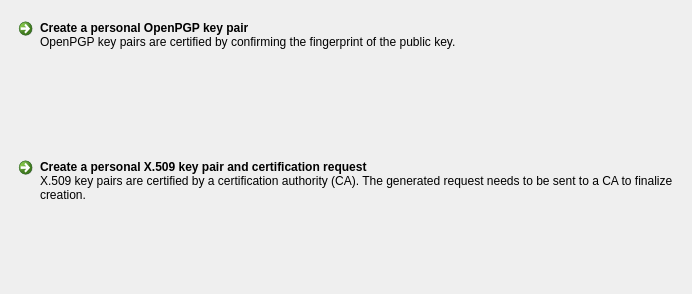
<ui version="4.0" >
 <class>Kleo::NewCertificateUi::ChooseProtocolPage</class>
 <widget class="QWizardPage" name="Kleo::NewCertificateUi::ChooseProtocolPage" >
  <property name="geometry" >
   <rect>
    <x>0</x>
    <y>0</y>
    <width>692</width>
    <height>294</height>
   </rect>
  </property>
  <property name="title" >
   <string comment="@title" >Choose Certificate Format</string>
  </property>
  <property name="subTitle" >
   <string>Please choose which type of certificate you want to create. </string>
  </property>
  <layout class="QVBoxLayout" name="verticalLayout" >
   <property name="sizeConstraint" >
    <enum>QLayout::SetMinimumSize</enum>
   </property>
   <item>
    <widget class="QCommandLinkButton" name="pgpCLB" >
     <property name="text" >
      <string>Create a personal OpenPGP key pair</string>
     </property>
     <property name="checkable" >
      <bool>true</bool>
     </property>
     <property name="autoExclusive" >
      <bool>true</bool>
     </property>
     <property name="description" >
      <string>OpenPGP key pairs are certified by confirming the fingerprint of the public key.</string>
     </property>
    </widget>
   </item>
   <item>
    <widget class="QCommandLinkButton" name="x509CLB" >
     <property name="text" >
      <string>Create a personal X.509 key pair and certification request </string>
     </property>
     <property name="checkable" >
      <bool>true</bool>
     </property>
     <property name="autoExclusive" >
      <bool>true</bool>
     </property>
     <property name="description" >
      <string>X.509 key pairs are certified by a certification authority (CA). The generated request needs to be sent to a CA to finalize creation.</string>
     </property>
    </widget>
   </item>
  </layout>
 </widget>
 <resources/>
 <connections/>
 <slots>
  <slot>slotPgpClicked()</slot>
  <slot>slotX509Clicked()</slot>
 </slots>
</ui>
